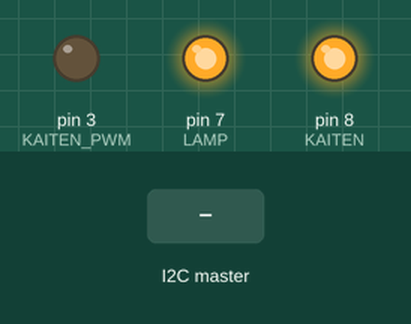
Simulated run of this sketch. Board: Arduino Uno, built for the host (arithmetic inside an expression is 32-bit, double 64-bit). Shown: output pins drawn as LEDs (lit = HIGH). The test bench sets the inputs (shaded band). What the sketch prints to the serial monitor is not drawn.

Above: at 1.2 s.
1.3 s: the I2C master sends the byte 1
Timing chart, 0 to 4.3 s (numbered marks = the images above; inputs shaded):
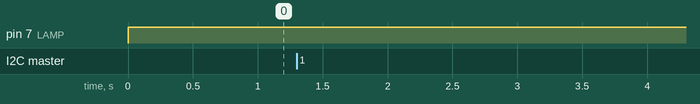

The sketch:

kaiten.ino
```cpp
#define LAMP 7
#define KAITEN 8
#define KAITEN_PWM 3

#include <Wire.h>

//根本
//黒 GND
//黄 PWM_IN
//赤 VCC
//橙 V_lamp(2) +
//青 V_lamp(1) -

//ケーブル先端
//黒 GND
//黄 PWM_IN
//赤 VCC
//青 V_lamp(1) -
//橙 V_lamp(2) +

byte duty;
byte lamp_on;

void pwm_init(void)
{
  TCCR2A = bit(WGM20) | bit(WGM21) | bit(COM2B1);   //比較一致でLow、BOTTOMでHighをOC2Bﾋﾟﾝへ出力 (非反転動作)
  TCCR2B = bit(WGM22);  //高速PWM動作, clkT2S/8 (8分周)
  OCR2A =  99;          //16MHz/(8*(1+99))=20KHz
  OCR2B =  0;
  TCCR2B &= ~(bit(CS22) | bit(CS21) | bit(CS20));

  pinMode(KAITEN_PWM, OUTPUT);
  digitalWrite(KAITEN_PWM, LOW);
}

void pwm_on(void)
{
  TCCR2A = bit(WGM20) | bit(WGM21) | bit(COM2B1);   //比較一致でLow、BOTTOMでHighをOC2Bﾋﾟﾝへ出力 (非反転動作)
  TCCR2B = bit(WGM22);  //高速PWM動作, clkT2S/8 (8分周)
  OCR2A =  99;          //16MHz/(8*(1+99))=20KHz
  OCR2B =  0;
  TCCR2B |= bit(CS21);
}

void pwm_off(void)
{
  pwm_init();
}

void setup() {
  pinMode(LAMP, OUTPUT);
  pinMode(KAITEN, OUTPUT);

  Serial.begin(9600);
  Serial.println("KAITEN Start");
  pwm_init();

  duty = 0;
  lamp_on = false;

  i2c_init();
}

void loop() {
  KAITEN_duty(duty);

  if (lamp_on == true) {
    LAMP_on();
  } else {
    LAMP_off();
  }
}

void KAITEN_duty(byte duty)
{
  if (duty == 0) {
    KAITEN_off();
  } else {
    KAITEN_on(duty);
  }
}

void KAITEN_on(byte duty)
{
  digitalWrite(KAITEN, LOW);
  pwm_on();
  OCR2B = duty;
}

void KAITEN_off()
{
  digitalWrite(KAITEN, HIGH);
  pwm_off();
}

void LAMP_on()
{
  digitalWrite(LAMP, LOW);
}

void LAMP_off()
{
  digitalWrite(LAMP, HIGH);
}

void i2c_init()
{
  Wire.begin(0x15) ;                 // Ｉ２Ｃの初期化、自アドレスを15とする
  Wire.onRequest(requestEvent);     // マスタからのデータ取得要求のコールバック関数登録
  Wire.onReceive(receiveEvent);     // マスタからのデータ送信対応のコールバック関数登録
  Serial.println("i2c slave test");
}

// マスターからを受信
void receiveEvent(int n) {
  byte cmd, val;
  Serial.println("receiveEvent");
  if (n == 2)  {
    cmd = Wire.read();
    val = Wire.read();
    if (cmd == 0x01) {
      duty = val;
      Serial.print("duty: ");
      Serial.println(val);
    } else if (cmd == 0x02) {
      lamp_on = val;
      Serial.print("lamp_on: ");
      Serial.println(val);
    }
  }
}

// マスターからのリクエストに対するデータ送信
void requestEvent() {
  Serial.println("requestEvent");
  Wire.write(duty);
  Wire.write(lamp_on);

  Serial.print("duty: ");
  Serial.println(duty);
  Serial.print("lamp_on: ");
  Serial.println(lamp_on);
}
```

Measured:
- after the input at 1.3 s, every drawn part: stays the same
